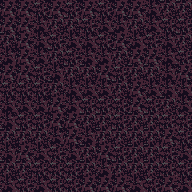

The image is a tile-based game level rendered from a .tmx file. Its description and complete source (layers, tilesets, objects, tile grids) follow:
An orthogonal 12x12 tile map with 16x16 px tiles, 1 tile layer (tile) and 36 objects.

<map version="1.0" tiledversion="1.1.2" orientation="orthogonal" renderorder="right-down" width="12" height="12" tilewidth="16" tileheight="16" infinite="0" nextobjectid="68">
 <tileset firstgid="1" source="tileset.tsx" />
 <layer name="tile" width="12" height="12">
  <data encoding="csv">
7,7,9,7,9,7,9,7,7,8,6,6,
7,7,8,6,6,9,8,8,6,8,9,9,
6,7,8,9,8,8,9,7,8,9,8,6,
8,7,8,6,9,8,8,6,7,7,8,9,
7,7,9,8,6,6,7,9,6,6,8,7,
9,9,9,6,8,8,8,6,7,8,8,8,
8,8,8,7,8,9,9,9,7,9,6,8,
8,9,9,7,7,6,6,9,6,6,9,9,
6,6,6,8,7,8,6,6,6,6,7,9,
8,7,8,9,8,6,7,9,6,6,9,8,
6,6,9,9,9,6,8,6,6,6,9,9,
8,9,8,9,9,7,7,7,8,9,7,8
</data>
 </layer>
 <objectgroup name="creature">
  <object id="64" gid="254" x="80" y="96" width="16" height="16" />
  <object id="65" gid="254" x="96" y="80" width="16" height="16" />
  <object id="66" gid="254" x="96" y="112" width="16" height="16">
   <properties>
    <property name="probability" value="50" />
   </properties>
  </object>
  <object id="67" gid="254" x="128" y="144" width="16" height="16" />
 </objectgroup>
 <objectgroup name="furniture">
  <object id="31" gid="52" x="48" y="32" width="16" height="16" />
  <object id="32" gid="52" x="128" y="32" width="16" height="16" />
  <object id="33" gid="52" x="48" y="176" width="16" height="16" />
  <object id="34" gid="52" x="128" y="176" width="16" height="16" />
  <object id="35" gid="52" x="16" y="144" width="16" height="16" />
  <object id="36" gid="52" x="16" y="64" width="16" height="16" />
  <object id="37" gid="52" x="160" y="64" width="16" height="16" />
  <object id="38" gid="52" x="160" y="144" width="16" height="16" />
  <object id="39" gid="90" x="48" y="48" width="16" height="16">
   <properties>
    <property name="description" value="Headless human skeleton." />
   </properties>
  </object>
  <object id="40" gid="92" x="32" y="48" width="16" height="16">
   <properties>
    <property name="description" value="Severed human skull. It has serious fracture in back of the head." />
   </properties>
  </object>
  <object id="42" gid="74" x="32" y="64" width="16" height="16">
   <properties>
    <property name="description" value="Pile of mixed animal skulls and bones." />
   </properties>
  </object>
  <object id="43" gid="71" x="64" y="96" width="16" height="16" />
  <object id="44" gid="71" x="32" y="144" width="16" height="16" />
  <object id="45" gid="88" x="64" y="160" width="16" height="16" />
  <object id="46" gid="88" x="144" y="80" width="16" height="16" />
  <object id="47" gid="88" x="128" y="64" width="16" height="16" />
  <object id="48" gid="73" x="144" y="64" width="16" height="16" />
  <object id="49" gid="73" x="80" y="160" width="16" height="16" />
  <object id="50" gid="89" x="112" y="48" width="16" height="16" />
  <object id="51" gid="89" x="48" y="144" width="16" height="16" />
  <object id="52" gid="89" x="144" y="96" width="16" height="16" />
  <object id="53" gid="73" x="112" y="112" width="16" height="16" />
  <object id="54" gid="73" x="64" y="176" width="16" height="16" />
  <object id="55" gid="73" x="64" y="48" width="16" height="16" />
  <object id="56" gid="87" x="96" y="80" width="16" height="16" />
  <object id="57" gid="87" x="16" y="80" width="16" height="16" />
  <object id="58" gid="85" x="64" y="144" width="16" height="16" />
  <object id="59" gid="69" x="48" y="160" width="16" height="16" />
  <object id="60" gid="76" x="96" y="128" width="16" height="16" />
  <object id="61" gid="76" x="112" y="112" width="16" height="16" />
  <object id="62" gid="63" x="96" y="96" width="16" height="16" />
  <object id="63" gid="77" x="128" y="96" width="16" height="16" />
 </objectgroup>
 <objectgroup name="description" />
</map>
